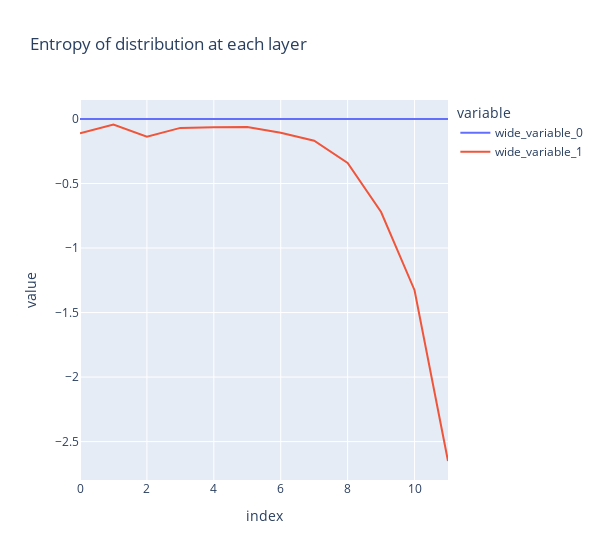
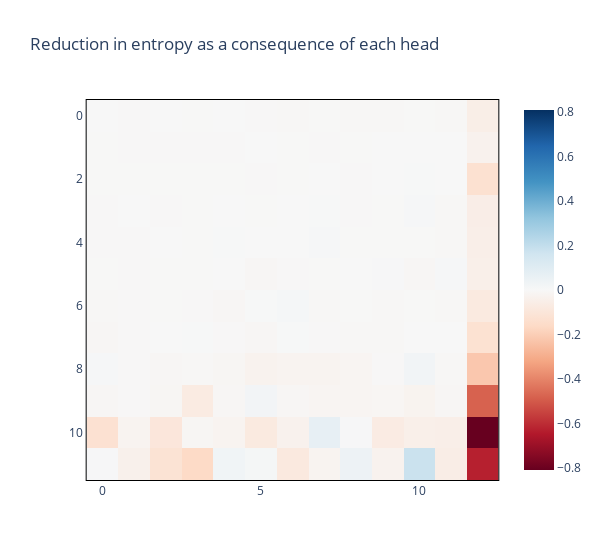

The code cell stored with these charts, in order, in its notebook:
### Code cell
entropy_diffs_mean = einops.reduce(entropy_diffs_ioi, "layers heads batch seq -> layers heads", reduction = "mean")
layer_entropies_mean = einops.reduce(layer_entropies_ioi, "layers batch seq -> layers", reduction = "mean")
layer_entropies_diffs_mean = layer_entropies_mean[1:] - layer_entropies_mean[:-1]
layer_entropies_attn_diffs_mean, layer_entropies_mlp_diffs_mean = layer_entropies_diffs_mean[::2].tolist(), layer_entropies_diffs_mean[1::2].tolist()

# labels = concat_lists([[f"Attn {i}", f"MLP {i}"] for i in range(model.cfg.n_layers)])
line([layer_entropies_attn_diffs_mean, layer_entropies_mlp_diffs_mean], width=600, title="Entropy of distribution at each layer", labels={"x": "Layer", "y": "Entropy diff"})
imshow(entropy_diffs_mean, width=600, title="Reduction in entropy as a consequence of each head", border=True)

### Figure 1 — Plotly figure (JSON) as saved in the notebook; plotly's stock layout.template omitted (floating-point values rounded to 4 significant figures)
{"data": [{"hovertemplate": "variable=wide_variable_0<br>index=%{x}<br>value=%{y}<extra></extra>", "legendgroup": "wide_variable_0", "line": {"color": "#636efa", "dash": "solid"}, "marker": {"symbol": "circle"}, "mode": "lines", "name": "wide_variable_0", "orientation": "v", "showlegend": true, "type": "scatter", "x": [0, 1, 2, 3, 4, 5, 6, 7, 8, 9, 10, 11], "xaxis": "x", "y": [0, 0, 0, 0, 0, 0, 0, 0, 0, 0, 0, 0], "yaxis": "y"}, {"hovertemplate": "variable=wide_variable_1<br>index=%{x}<br>value=%{y}<extra></extra>", "legendgroup": "wide_variable_1", "line": {"color": "#EF553B", "dash": "solid"}, "marker": {"symbol": "circle"}, "mode": "lines", "name": "wide_variable_1", "orientation": "v", "showlegend": true, "type": "scatter", "x": [0, 1, 2, 3, 4, 5, 6, 7, 8, 9, 10, 11], "xaxis": "x", "y": [-0.1111, -0.04324, -0.1377, -0.06897, -0.0649, -0.06284, -0.106, -0.1684, -0.3406, -0.7212, -1.327, -2.651], "yaxis": "y"}], "layout": {"hovermode": "x unified", "legend": {"title": {"text": "variable"}, "tracegroupgap": 0}, "title": {"text": "Entropy of distribution at each layer"}, "width": 600, "xaxis": {"anchor": "y", "domain": [0, 1], "title": {"text": "index"}}, "yaxis": {"anchor": "x", "domain": [0, 1], "title": {"text": "value"}}}}

### Figure 2 — Plotly figure (JSON) as saved in the notebook; plotly's stock layout.template omitted (floating-point values rounded to 4 significant figures; data arrays with more than 128 entries replaced by an {"elided": "..."} marker saying what was removed)
{"data": [{"coloraxis": "coloraxis", "hovertemplate": "x: %{x}<br>y: %{y}<br>color: %{z}<extra></extra>", "name": "0", "type": "heatmap", "xaxis": "x", "yaxis": "y", "z": {"elided": "12x13 float values"}}], "layout": {"coloraxis": {"cmid": 0, "colorscale": [[0, "rgb(103,0,31)"], [0.1, "rgb(178,24,43)"], [0.2, "rgb(214,96,77)"], [0.3, "rgb(244,165,130)"], [0.4, "rgb(253,219,199)"], [0.5, "rgb(247,247,247)"], [0.6, "rgb(209,229,240)"], [0.7, "rgb(146,197,222)"], [0.8, "rgb(67,147,195)"], [0.9, "rgb(33,102,172)"], [1, "rgb(5,48,97)"]]}, "title": {"text": "Reduction in entropy as a consequence of each head"}, "width": 600, "xaxis": {"anchor": "y", "constrain": "domain", "domain": [0, 1], "linecolor": "black", "linewidth": 1, "mirror": true, "scaleanchor": "y", "showline": true}, "yaxis": {"anchor": "x", "autorange": "reversed", "constrain": "domain", "domain": [0, 1], "linecolor": "black", "linewidth": 1, "mirror": true, "showline": true}}}
